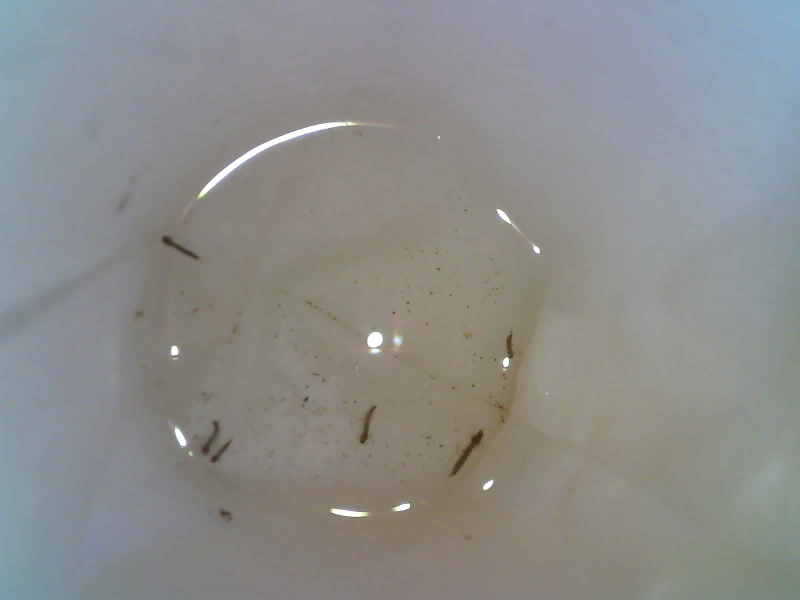
#> input picture dataset/202210242016.jpg, 1600 x 1200 px, found by its file name (shown at 1/2 size)
$ python canny.py
#> lines starting #> are read from the running program, lines starting #| are printed output that depends on the picture; after the words box and inside, x2 and y2 are one past the last pixel; in counts of white or black regions, pixels touching at a corner belong together
import cv2

directorio = './dataset/'

imagen = cv2.imread(directorio + '202210242016.jpg')
#> imagen is the input picture: shape (1200, 1600, 3); mean B, G, R 138.8, 140.3, 139.4
grises = cv2.cvtColor(imagen, cv2.COLOR_BGR2GRAY)
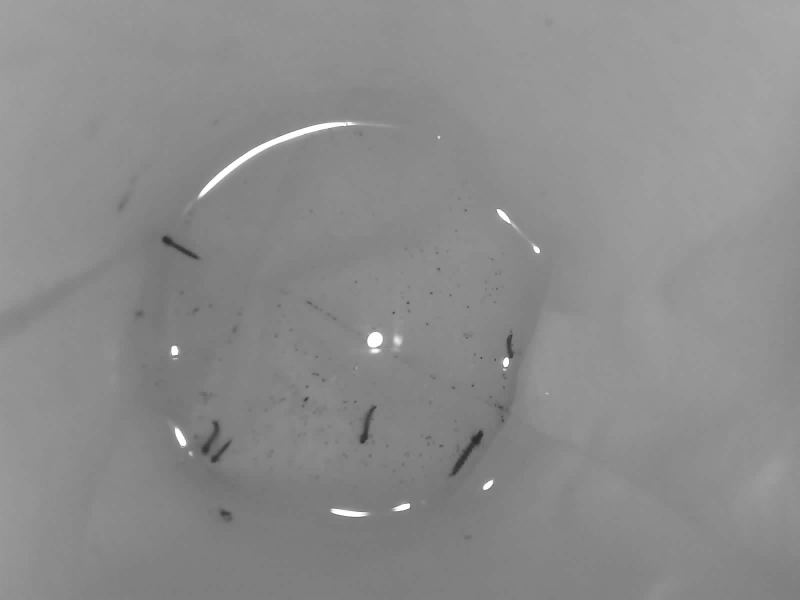
#> grises: shape (1200, 1600) (shown at 1/2 size); min 39, max 255, mean 139.9

_,th = cv2.threshold(grises, 75, 255, cv2.THRESH_BINARY_INV)
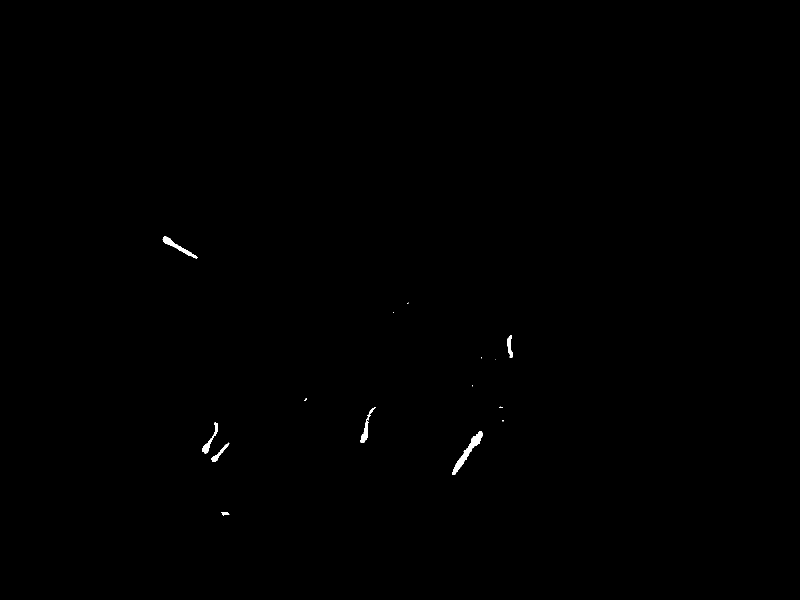
#> th: shape (1200, 1600) (shown at 1/2 size); 0.18% white; 15 white regions (8 under 20 px), largest, box (x1, y1, x2, y2) and area: (904, 862, 966, 950) 1134, (325, 473, 395, 517) 628, (721, 814, 752, 886) 465

bordes = cv2.Canny(grises,255,70)
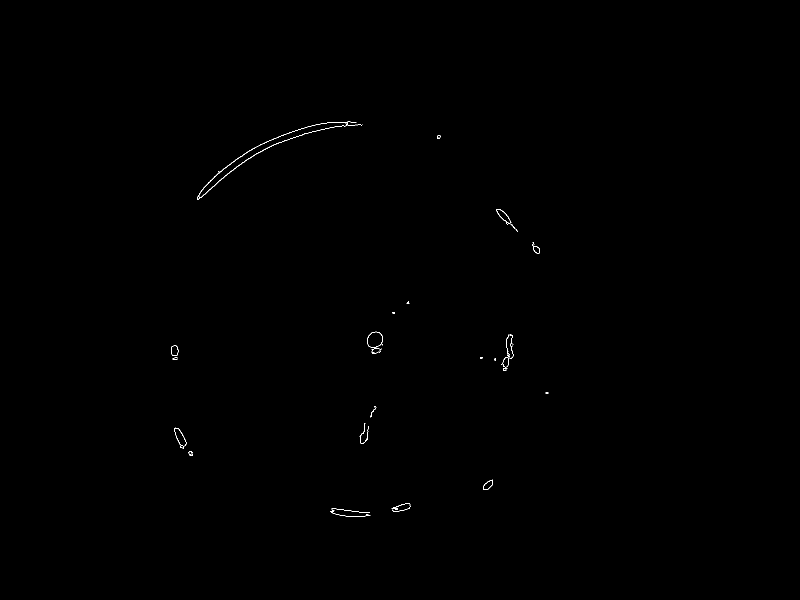
#> bordes: shape (1200, 1600) (shown at 1/2 size); 0.12% white in thin lines or dots, all inside (x1, y1, x2, y2) = (342, 243, 1097, 1034)

cv2.namedWindow('SMART OVI',0)
cv2.resizeWindow('SMART OVI', 800, 600)

#print("Numero de larvas detectados : ", str(len(cnts)))

cv2.imshow('SMART OVI',bordes)
cv2.waitKey(0)
cv2.destroyAllWindows()

$ run again, with dataset/202210242102.jpg copied over dataset/202210242016.jpg
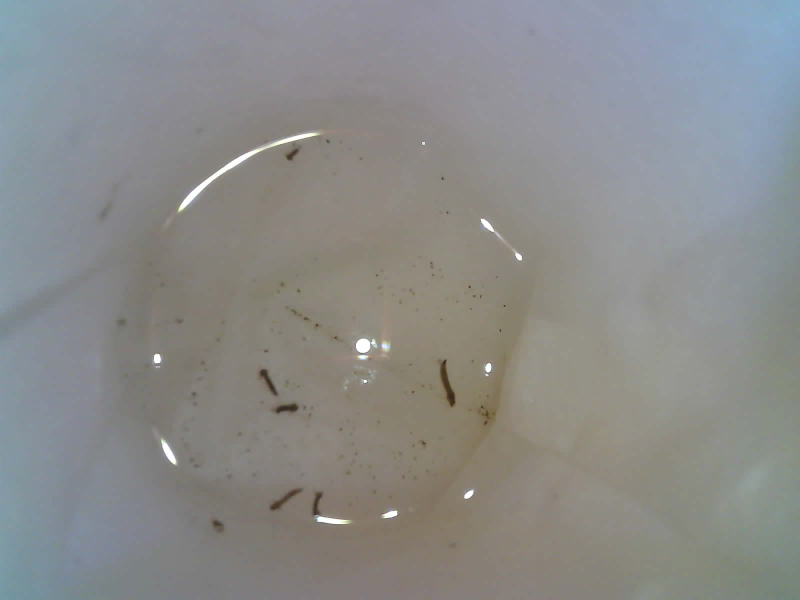
#> input picture dataset/202210242102.jpg, 1600 x 1200 px, found by its file name (shown at 1/2 size)
#> imagen is the input picture: shape (1200, 1600, 3); mean B, G, R 138.4, 139.3, 138.5
#> `_,th = cv2.threshold(grises, 75, 255, cv2.THRESH_BINARY_INV)`:
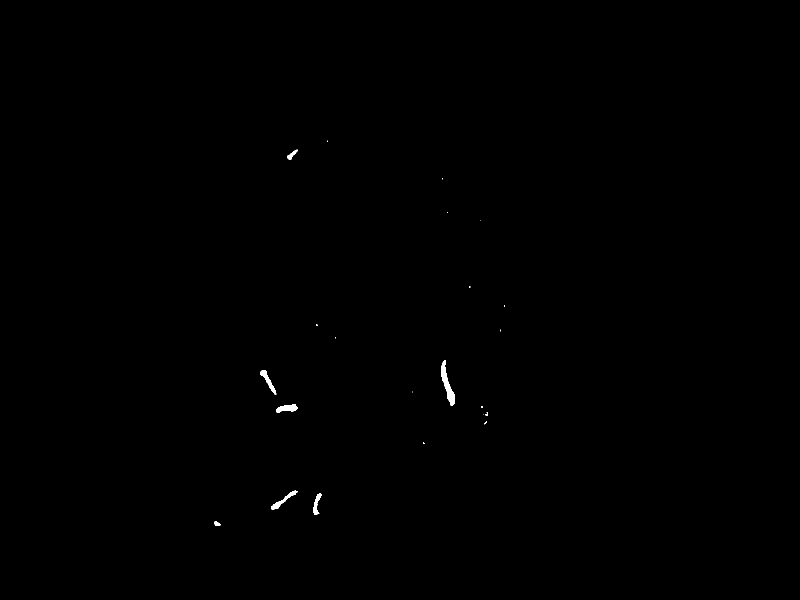
#> th: shape (1200, 1600) (shown at 1/2 size); 0.15% white; 22 white regions (14 under 20 px), largest, box (x1, y1, x2, y2) and area: (882, 720, 910, 812) 929, (542, 981, 595, 1019) 452, (552, 809, 595, 826) 450
#> `bordes = cv2.Canny(grises,255,70)`:
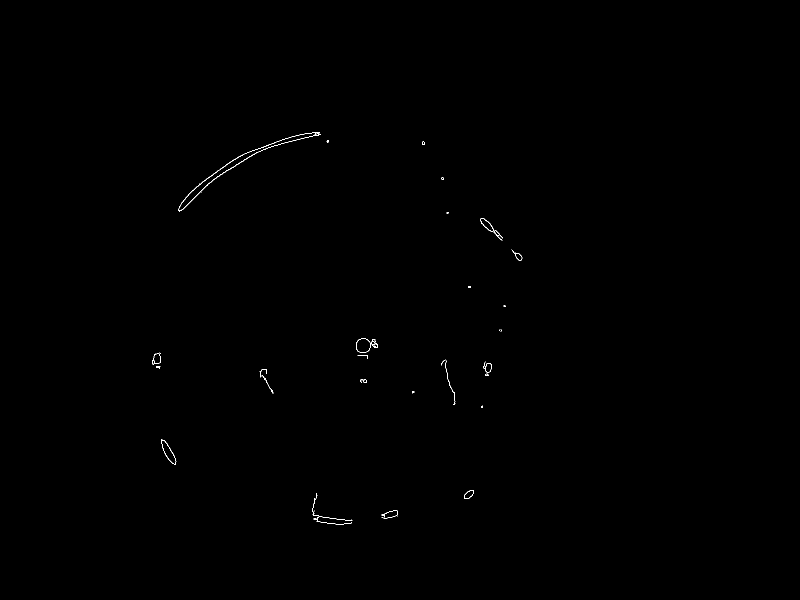
#> bordes: shape (1200, 1600) (shown at 1/2 size); 0.12% white in thin lines or dots, all inside (x1, y1, x2, y2) = (304, 264, 1045, 1049)

$ run again, with dataset/202210242108.jpg copied over dataset/202210242016.jpg
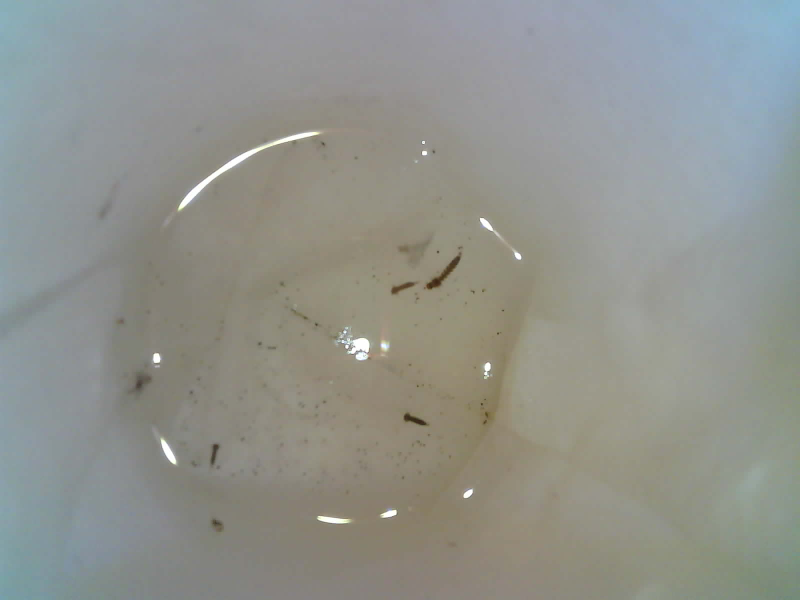
#> input picture dataset/202210242108.jpg, 1600 x 1200 px, found by its file name (shown at 1/2 size)
#> imagen is the input picture: shape (1200, 1600, 3); mean B, G, R 141.5, 147, 144.7
#> `_,th = cv2.threshold(grises, 75, 255, cv2.THRESH_BINARY_INV)`:
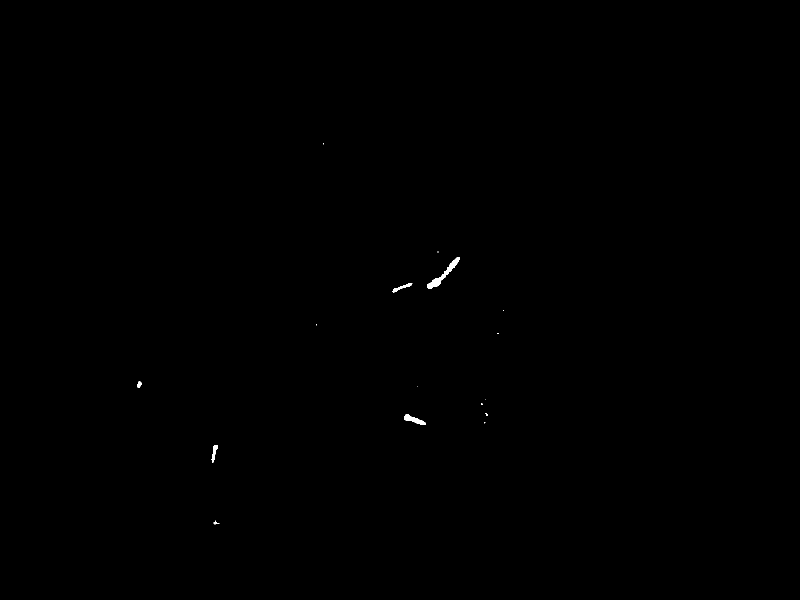
#> th: shape (1200, 1600) (shown at 1/2 size); 0.09% white; 17 white regions (11 under 20 px), largest, box (x1, y1, x2, y2) and area: (854, 514, 920, 577) 839, (808, 828, 852, 850) 405, (785, 566, 825, 585) 209, (423, 890, 436, 926) 203, (274, 762, 283, 776) 82, (427, 1042, 439, 1049) 36
#> `bordes = cv2.Canny(grises,255,70)`:
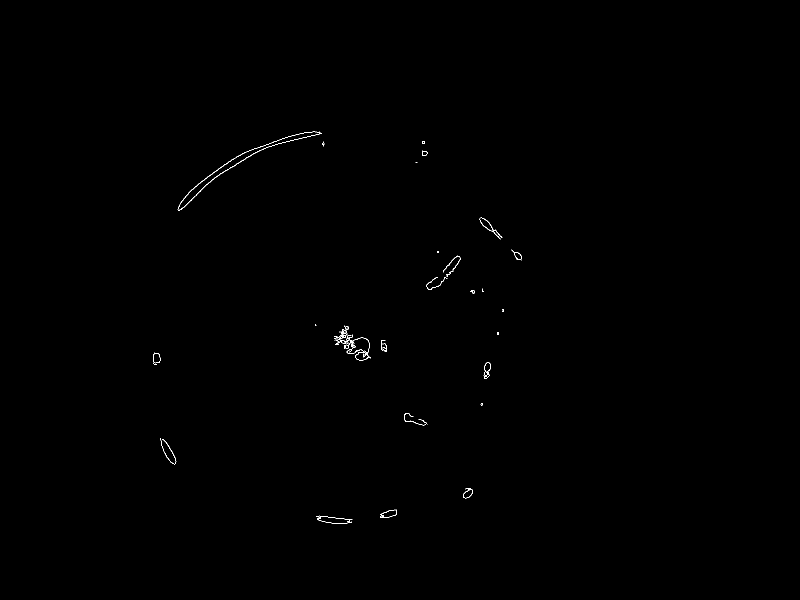
#> bordes: shape (1200, 1600) (shown at 1/2 size); 0.16% white in thin lines or dots, all inside (x1, y1, x2, y2) = (306, 263, 1043, 1047)
